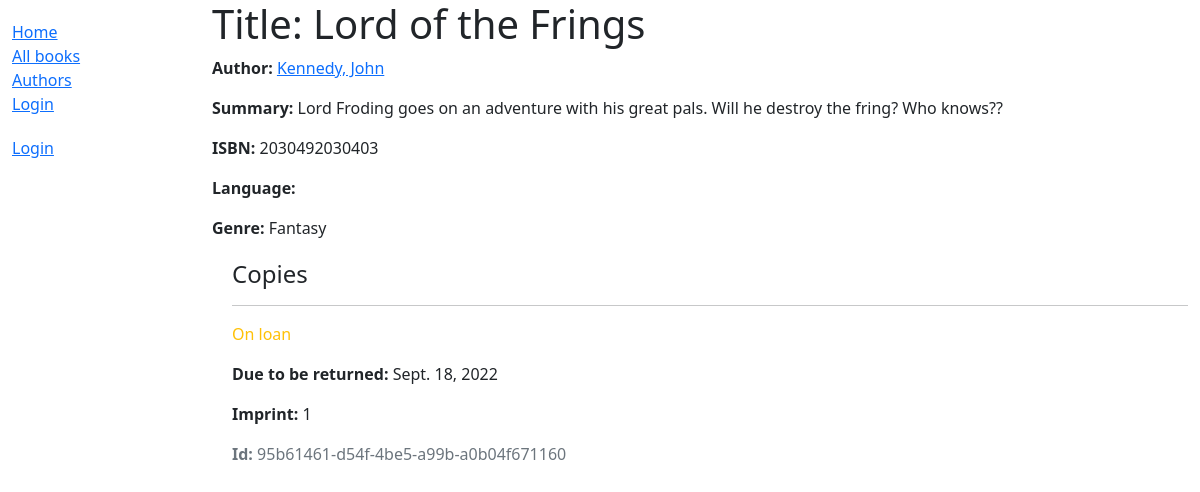
/catalog/book/1, run on the app's committed database.
### catalog/models.py (models this page shows, shortened)
class Book(models.Model):
    title = models.CharField(max_length=200)
    author = models.ForeignKey('Author', on_delete=models.SET_NULL, null=True)
    summary = models.TextField(max_length=1000, help_text='Enter a brief description of the book')
    isbn = models.CharField('ISBN', max_length=13, unique=True,
                             help_text='13 Character <a href="https://www.isbn-international.org/content/what-isbn">ISBN number</a>')
    genre = models.ManyToManyField(Genre, help_text='Select a genre for this book')
    def display_genre(self):
        """Create a string for the Genre. This is required to display genre in Admin."""
        return ', '.join(genre.name for genre in self.genre.all()[:3])
    display_genre.short_description = 'Genre'

class Author(models.Model):
    first_name = models.CharField(max_length=100)
    last_name = models.CharField(max_length=100)
    date_of_birth = models.DateField(null=True, blank=True)
    date_of_death = models.DateField('Died', null=True, blank=True)
    class Meta:
        ordering = ['last_name', 'first_name']
    def __str__(self):
        return f'{self.last_name}, {self.first_name}'

class Genre(models.Model):
    name = models.CharField(max_length=200, help_text='Enter a book genre (e.g. Science Fiction)')
    def __str__(self):
        return self.name

class BookInstance(models.Model):
    id = models.UUIDField(primary_key=True, default=uuid.uuid4, help_text='Unique ID for this particular book across whole library')
    book = models.ForeignKey('Book', on_delete=models.RESTRICT, null=True)
    imprint = models.CharField(max_length=200)
    due_back = models.DateField(null=True, blank=True)
    borrower = models.ForeignKey(User, on_delete=models.SET_NULL, null=True, blank=True)
    LOAN_STATUS = (
        ('m', 'Maintenance'),
        ('o', 'On loan'),
        ('a', 'Available'),
        ('r', 'Reserved'),
    )
    status = models.CharField(
        max_length=1,
        choices=LOAN_STATUS,
        blank=True,
        default='m',
        help_text='Book availability',
    )
    class Meta:
        ordering = ['due_back']
        permissions = (("can_mark_returned", "Set book as returned"),)

### catalog/views.py (the view)
# urls.py: path('book/<int:pk>', views.BookDetailView.as_view(), name='book-detail'),
class BookDetailView(generic.DetailView):
    model = Book

### catalog/templates/catalog/book_detail.html
<!DOCTYPE html>
{% extends "base_generic.html" %}
{% block content %}
  <h1>Title: {{ book.title }}</h1>
  <p><strong>Author:</strong> <a href="">{{ book.author }}</a></p>
  <p><strong>Summary:</strong> {{ book.summary }}</p>
  <p><strong>ISBN:</strong> {{ book.isbn }}</p>
  <p><strong>Language:</strong> {{ book.language }}</p>
  <p><strong>Genre:</strong> {{ book.genre.all|join:", " }}</p>
  <div style="margin-left:20px;margin-top:20px">
    <h4>Copies</h4>
    {% for copy in book.bookinstance_set.all %}
      <hr>
      <p class="{% if copy.status == 'a' %}text-success{% elif copy.status == 'm' %}text-danger{% else %}text-warning{% endif %}">
        {{ copy.get_status_display }}
      </p>
      {% if copy.status != 'a' %}
        <p><strong>Due to be returned:</strong> {{ copy.due_back }}</p>
      {% endif %}
      <p><strong>Imprint:</strong> {{ copy.imprint }}</p>
      <p class="text-muted"><strong>Id:</strong> {{ copy.id }}</p>
    {% endfor %}
  </div>
{% endblock %}

### catalog/templates/base_generic.html (shortened to what this page needs)
<!DOCTYPE html>
<html lang="en">
<head>
  <link href="https://cdn.jsdelivr.net/npm/bootstrap@5.1.3/dist/css/bootstrap.min.css" rel="stylesheet">
  {% load static %}
  <link rel="stylesheet" href="{% static 'css/styles.css' %}">
</head>
<body>
  <div class="container-fluid">
    <div class="row">
      <div class="col-sm-2">
      {% block sidebar %}
        <ul class="sidebar-nav">
          <li><a href="{% url 'index' %}">Home</a></li>
          <li><a href="{% url 'books' %}">All books</a></li>
          <li><a href="{%url 'authors'%}">Authors</a></li>
         {% if user.is_authenticated %}
            <li>User: {{ user.get_username }}</li>
            <li><a href="{% url 'logout'%}?next={{request.path}}">Logout</a></li>
         {% else %}
            <li><a href="{% url 'login'%}?next={{request.path}}">Login</a></li>
         {% endif %}
        </ul>
         <ul class="sidebar-nav">
            {% if user.is_authenticated %}
                <li>User: {{ user.get_username }}</li>
                <li><a href="{% url 'my-borrowed' %}">My Borrowed</a></li>
                <li><a href="{% url 'logout'%}?next={{request.path}}">Logout</a></li>
            {% else %}
                 <li><a href="{% url 'login'%}?next={{request.path}}">Login</a></li>
            {% endif %}
         </ul>
     {% endblock %}
      </div>
      <div class="col-sm-10 ">{% block content %}{% endblock %}</div>
    </div>
  </div>
</body>
</html>

### catalog/styles.css (style rules this page uses)
.sidebar-nav { margin-top: 20px; padding: 0; list-style: none; }

### data on the page
Book: author "Kennedy, John", summary "Lord Froding goes on an adventure with his great pals. Will he destroy the fring? Who knows??", isbn "2030492030403", genre.all "Fantasy"
BookInstance: status "On loan", due_back "Sept. 18, 2022", imprint "1", id "95b61461-d54f-4be5-a99b-a0b04f671160"
